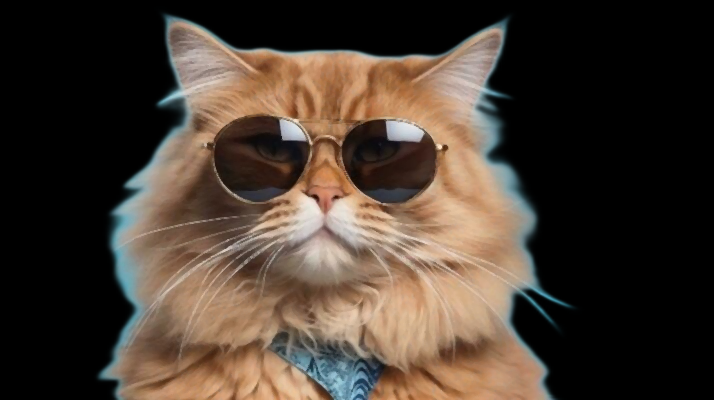
#> input picture pic_procecing/bg_removed.png, 714 x 400 px
$ python -i denoising.py   (imports and definitions only)
#> lines starting #> are read from the running program, lines starting #| are printed output that depends on the picture
#> further down, picture is the input picture: shape (400, 714, 3); mean B, G, R 49, 59.2, 71.7
'''
in this function we try to denoise the image with salt and peper noise
the best approach is to use medianBlur filter to denoise salt and peper noise
first we seperate the red ,green and blue channel then we apply cv2.medianBlur()
for each channel and after that we merge the denoised channels
'''
import cv2

def Denoising(picture):

    b,g,r= cv2.split(picture)
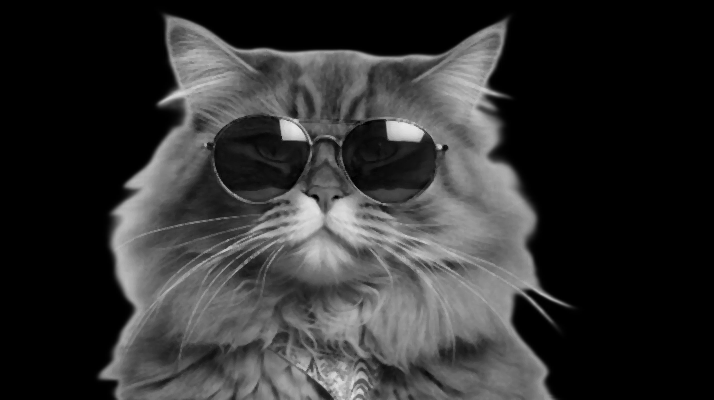
#> b: shape (400, 714); min 0, max 235, mean 49
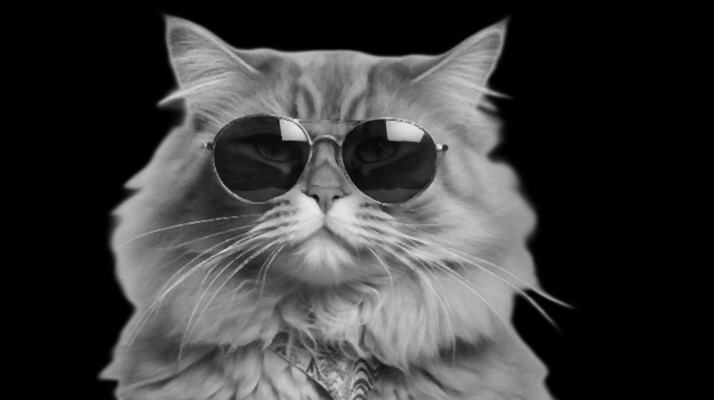
#> g: shape (400, 714); min 0, max 234, mean 59.2
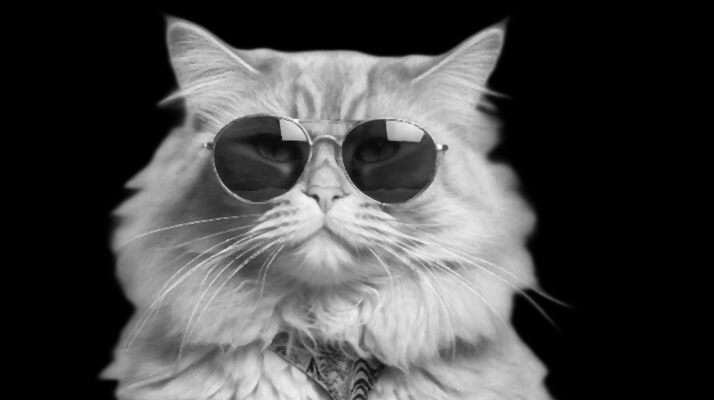
#> r: shape (400, 714); min 0, max 254, mean 71.7


    denoised_b = cv2.medianBlur(b, 3)
    denoised_g= cv2.medianBlur(g, 3)
    denoised_r = cv2.medianBlur(r, 3)

    final_image = cv2.merge([denoised_b, denoised_g, denoised_r])

    cv2.imwrite('denoised_image.png', final_image)

    return final_image

>>> import cv2
>>> picture = cv2.imread('../bg_removed.png')
>>> result = Denoising(picture)
